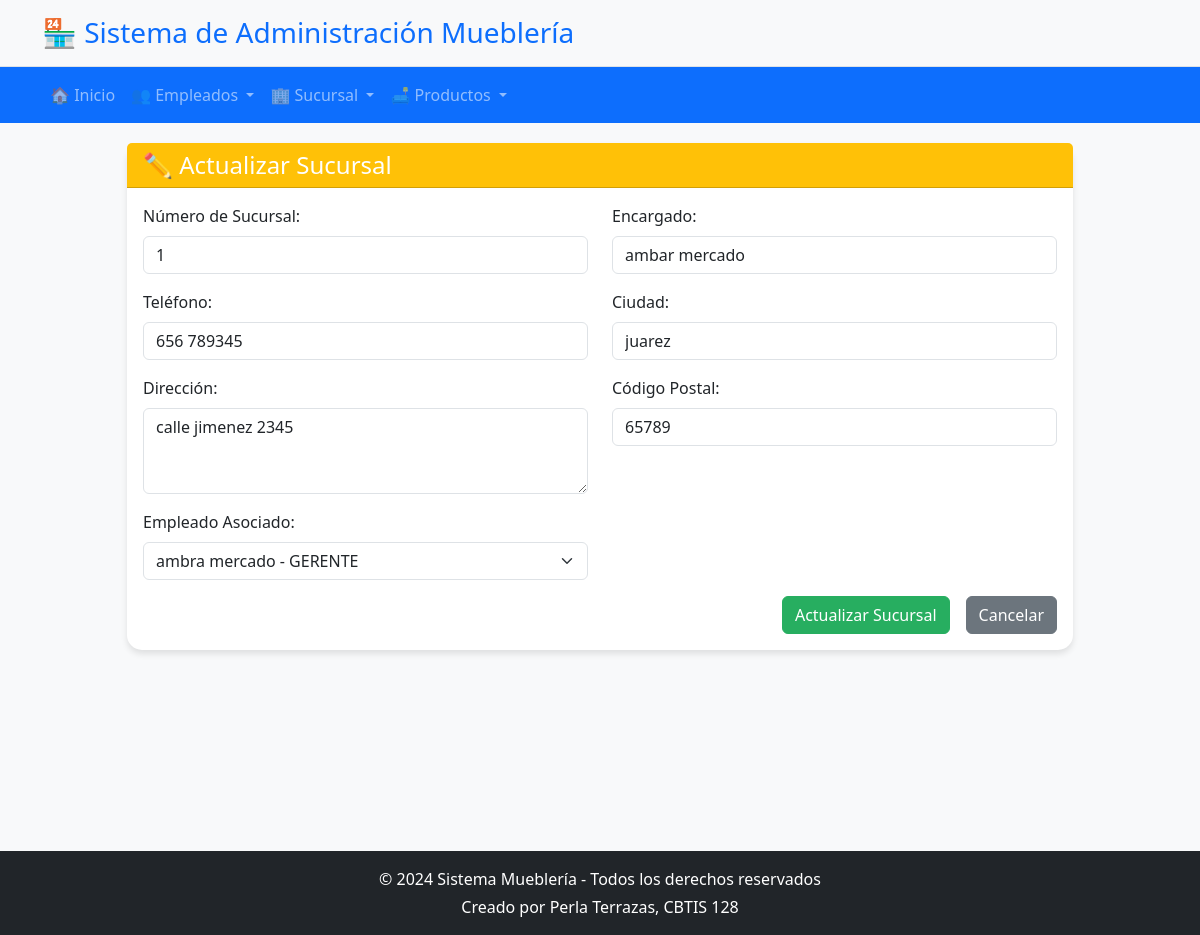
Screenshot of /sucursal/actualizar/2/ with the database file from the repository.
### app_muebleria/models.py (models this page shows, shortened)
class Sucursal(models.Model):
    id_sucursal = models.AutoField(primary_key=True)
    telefono = models.CharField(max_length=15)
    direccion = models.CharField(max_length=200)
    num_sucursal = models.IntegerField()
    encargado = models.CharField(max_length=100)
    codigo_postal = models.CharField(max_length=10)
    ciudad = models.CharField(max_length=50)
    id_empleado = models.ForeignKey(Empleado, on_delete=models.CASCADE, related_name="sucursales")

class Empleado(models.Model):
    fecha_contratacion = models.DateField()
    id_empleado = models.AutoField(primary_key=True)
    nombre = models.CharField(max_length=100)
    edad = models.IntegerField()
    cargo = models.CharField(max_length=20, choices=CARGO_CHOICES)
    telefono = models.CharField(max_length=15)
    sueldo = models.DecimalField(max_digits=10, decimal_places=2)

### app_muebleria/views.py (the view, shortened to what this page needs)
# urls.py: path('sucursal/actualizar/<int:id_sucursal>/', views.realizar_actualizacion_sucursal, name='realizar_actualizacion_sucursal'),
def realizar_actualizacion_sucursal(request, id_sucursal):
    sucursal = get_object_or_404(Sucursal, id_sucursal=id_sucursal)
    empleados = Empleado.objects.all()
    return render(request, 'sucursal/actualizar_sucursal.html', {'sucursal': sucursal, 'empleados': empleados})

### app_muebleria/templates/sucursal/actualizar_sucursal.html (shortened to what this page needs)
{% extends 'base.html' %}
{% block content %}
<div class="row justify-content-center">
    <div class="col-md-10">
        <div class="card">
            <div class="card-header bg-warning text-white">
                <h4 class="mb-0">✏️ Actualizar Sucursal</h4>
            </div>
            <div class="card-body">
                {% if sucursal %}
                <form method="POST">
                    <div class="row">
                        <div class="col-md-6 mb-3">
                            <label class="form-label">Número de Sucursal:</label>
                            <input type="number" class="form-control" name="num_sucursal" value="{{ sucursal.num_sucursal }}" required>
                        </div>
                        <div class="col-md-6 mb-3">
                            <label class="form-label">Encargado:</label>
                            <input type="text" class="form-control" name="encargado" value="{{ sucursal.encargado }}" required>
                        </div>
                    </div>
                    <div class="row">
                        <div class="col-md-6 mb-3">
                            <label class="form-label">Teléfono:</label>
                            <input type="text" class="form-control" name="telefono" value="{{ sucursal.telefono }}" required>
                        </div>
                        <div class="col-md-6 mb-3">
                            <label class="form-label">Ciudad:</label>
                            <input type="text" class="form-control" name="ciudad" value="{{ sucursal.ciudad }}" required>
                        </div>
                    </div>
                    <div class="row">
                        <div class="col-md-6 mb-3">
                            <label class="form-label">Dirección:</label>
                            <textarea class="form-control" name="direccion" rows="3" required>{{ sucursal.direccion }}</textarea>
                        </div>
                        <div class="col-md-6 mb-3">
                            <label class="form-label">Código Postal:</label>
                            <input type="text" class="form-control" name="codigo_postal" value="{{ sucursal.codigo_postal }}" required>
                        </div>
                    </div>
                    <div class="row">
                        <div class="col-md-6 mb-3">
                            <label class="form-label">Empleado Asociado:</label>
                            <select class="form-select" name="id_empleado" required>
                                {% for empleado in empleados %}
                                <option value="{{ empleado.id_empleado }}"
                                    {% if empleado.id_empleado == sucursal.id_empleado.id_empleado %}selected{% endif %}>
                                    {{ empleado.nombre }} - {{ empleado.cargo }}
                                </option>
                                {% endfor %}
                            </select>
                        </div>
                    </div>
                    <div class="d-grid gap-2 d-md-flex justify-content-md-end">
                        <button type="submit" class="btn btn-success me-md-2">Actualizar Sucursal</button>
                        <a href="{% url 'ver_sucursal' %}" class="btn btn-secondary">Cancelar</a>
                    </div>
                </form>
                {% else %}
                <div class="alert alert-info">
                    <h5>Selecciona una sucursal para actualizar</h5>
                    <p>Ve a la lista de sucursales y haz clic en "Editar" para actualizar la información.</p>
                    <a href="{% url 'ver_sucursal' %}" class="btn btn-primary">Ver Lista de Sucursales</a>
                </div>
                {% endif %}
            </div>
        </div>
    </div>
</div>
{% endblock %}

### app_muebleria/templates/base.html (style rules this page uses)
body { background-color: #f8f9fa; font-family: 'Segoe UI', Tahoma, Geneva, Verdana, sans-serif; }
.card { border: none; border-radius: 15px; box-shadow: 0 4px 6px rgba(0,0,0,0.1); margin-bottom: 20px; }
.btn-success { background-color: #27ae60; border-color: #27ae60; }

### rows the page displays
Sucursal: num_sucursal "1", encargado "ambar mercado", telefono "656 789345", ciudad "juarez", direccion "calle jimenez 2345", codigo_postal "65789", id_empleado "ambra mercado - GERENTE"
